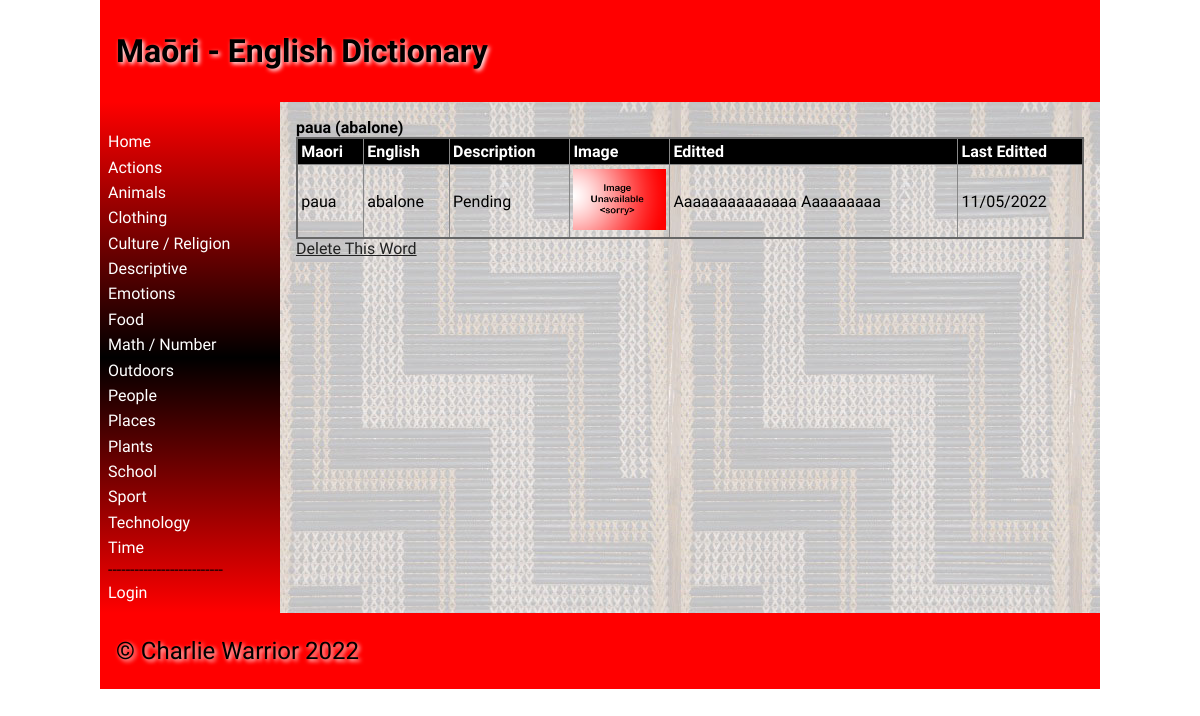
The page /word/1 on the database as committed earlier.
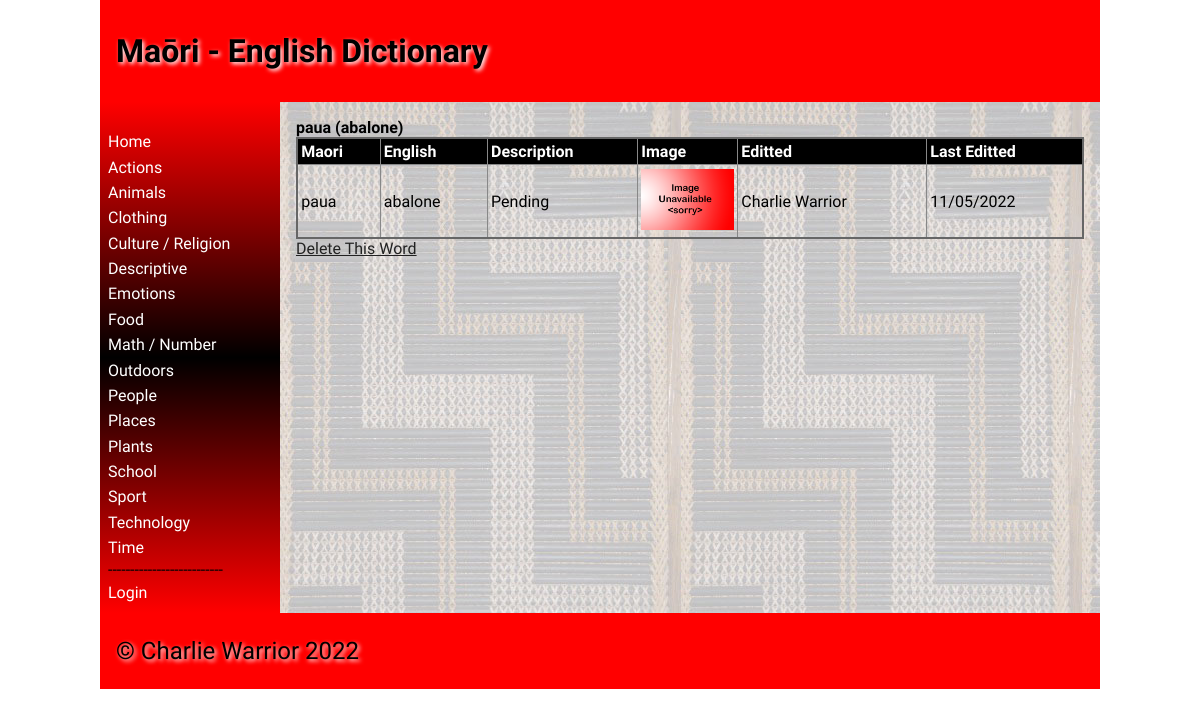
The same page on the database as committed later.
### tables this page shows
CREATE TABLE categories
(
	id integer
		constraint categories_pk
			primary key autoincrement,
	name varchar(30)
);

CREATE TABLE "dictionary"
(
	id integer
		constraint dictionary_pk
			primary key autoincrement,
	maori_word varchar(30),
	definition varchar(50),
	level int,
	english_word varchar(30),
	image varchar(30),
	editor_id integer
		constraint dictionary_users_id_fk
			references users,
	editted varchar(30),
	cat_id integer
		references categories
			on update cascade on delete cascade
);

CREATE TABLE "users"
(
	id integer
		constraint users_pk
			primary key autoincrement,
	fname varchar(20),
	lname varchar(20),
	email varchar(50),
	password char(60),
	usertype varchar(30)
);

### app.py (the view)
@app.route('/word/<ID>')
def render_home2(ID):
    con = create_connection(DATABASE)
    query = "SELECT id, maori_word, english_word, image, definition, editor_id, editted, cat_id FROM dictionary WHERE id=? ORDER BY maori_word ASC"
    cur = con.cursor()
    cur.execute(query, (ID, ))
    word_list = cur.fetchall()
    query = "SELECT * FROM users WHERE id=?"
    cur = con.cursor()
    cur.execute(query, (word_list[0][5], ))
    editor_list = cur.fetchall()
    con.close()
    return render_template("word.html", logged_in=is_logged_in(), categories=get_categories(), word=word_list[0], editor=editor_list[0], teacher=is_teacher())

### app.py (called while the page is built)
def create_connection(db_file):
    try:
        connection = sqlite3.connect(db_file)
        return connection
    except Error as e:
        print(e)
    return None

def is_logged_in():
    if session.get("email") is None:
        print('Not Logged In')
        return False
    print('Logged In')
    return True

def is_teacher():
    if session.get("usertype") == "student":
        return False
    return True

def get_categories():
    con = create_connection(DATABASE)
    print(con)
    query = "SELECT id, name FROM categories ORDER BY name ASC"
    cur = con.cursor()
    cur.execute(query)
    category_list = cur.fetchall()
    con.close()
    return category_list

### templates/word.html (shortened to what this page needs)
{% extends 'base.html' %}
{% block heading %}Maōri - English Dictionary{% endblock %}
{% block main %}
<b>{{ word[1] }} ({{ word[2] }})</b>
<table>
    <tr>
        <th>Maori</th>
        <th>English</th>
        <th>Description</th>
        <th>Image</th>
        <th>Editted</th>
        <th>Last Editted</th>
    </tr>
    <tr>
        <td>{{ word[1] }}</td>
        <td>{{ word[2] }}</td>
        <td>{{ word[4] }}</td>
        <td width="100"><img src="/static/images/{{ word[3] }}"></td>
        <td> {{ editor[1] }} {{ editor[2] }}</td>
        <td>{{ word[6] }}</td>
    </tr>
</table>
{% if teacher %}
        <td><a href="/delete/{{word[7]}}/{{word[0]}}">Delete This Word</a></td>
{% endif %}
{% endblock %}

### templates/base.html (shortened to what this page needs)
<!doctype html>
<html lang="en">
<head>
    <link href="{{ url_for('static', filename='css/style.css') }}" rel="stylesheet">
</head>
<body>
<div id="container">
    <header>
        <h1>{% block heading %}{% endblock %}</h1>
    </header>
    <nav>
        <ul>
            <li><a href="\">Home</a></li>
            {% for category in categories %}
            <li><a href="/category/{{category[0]}}">{{category[1]}}</a></li>
            {% endfor %}
            --------------------------
            {% if logged_in %}
            <li><a href="\logout">Logout</a></li>
            {% if teacher %}
            <li><a href="\addword">Add Word</a></li>
            {% endif %}
            {% else %}
            <li><a href="\login">Login</a></li>
        </ul>
        {% endif %}
    </nav>
    <main>
        {% block main%}{% endblock %}
    </main>
    <footer>
        <p>
            &copy; Charlie Warrior 2022
        </p>
    </footer>
</div>
</body>
</html>

### static/css/style.css (style rules this page uses)
* { font-family: Comfortaa, sans-serif; margin: 0; padding: 0; box-sizing: border-box; }
#container { display: grid; grid-template-columns: 75px auto; grid-template-areas: 'nav header' 'main main' 'footer footer'; }
header { grid-area: header; background-color: #f00; padding: 1rem; }
nav { grid-area: nav; }
main { grid-area: main; padding: 1rem; background-color: #edd; }
h1, h2, h3, h4 { padding: 1rem 0; font-family: 'Suez One', serif; color: #000; text-shadow: 2px 2px 4px #fff; }
p { padding: 0.5rem 0; }
a { color: #222; }
img { width: 100%; }
table { width: 100%; border: 2px solid #666; border-collapse: collapse; }
th, td { border: 1px solid #888; padding: 0.2rem; text-align: left; }
th { background-color: #000; color: #fff; }
footer { grid-area: footer; padding: 1rem; background-color: #f00; }
footer p { color: #000; text-shadow: 2px 2px 4px #fff; font-size: 1.5rem; }
@media only screen and (min-width: 768px) { #container { grid-template-columns: 180px auto; grid-template-areas: 'header header' 'nav main' 'footer footer'; } }
@media only screen and (min-width: 768px) { nav { background: linear-gradient(180deg, rgba(255,0,0,1) 0%, rgba(0, 0, 0, 1) 50%, rgba(255,0,0,1) 100%); padding: 0.5rem; } }
@media only screen and (min-width: 768px) { nav ul { list-style: none; } }
@media only screen and (min-width: 768px) { nav li { padding: 0.2rem 0; } }
@media only screen and (min-width: 768px) { nav a { color: #fff; text-decoration: none; } }
@media only screen and (min-width: 768px) { main { background-image: url('/poutama.jpg'); } }
@media only screen and (min-width: 1000px) { #container { width: 1000px; margin: auto; } }

Rows that differ between the two databases and show on the page:
changed users: fname "Aaaaaaaaaaaaaa" → "Charlie"; lname "Aaaaaaaaa" → "Warrior"
